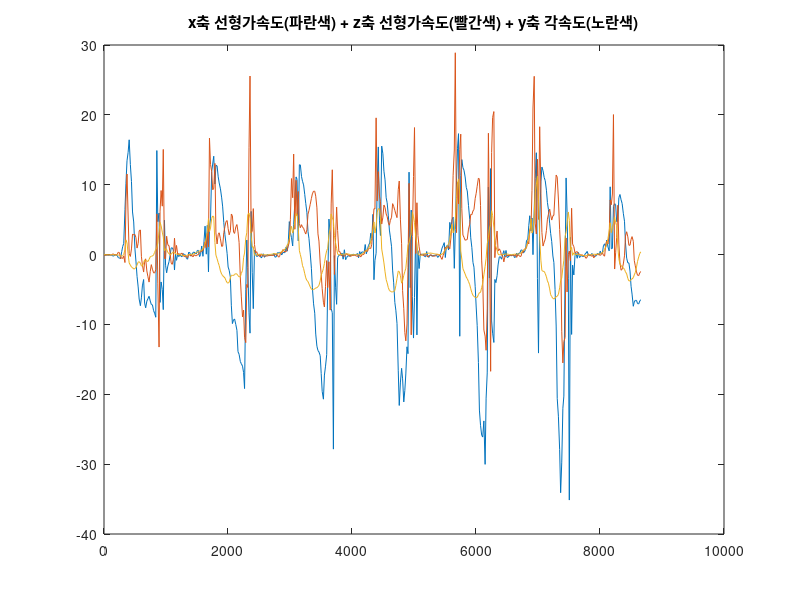

Recreate this plot in MATLAB.
fileID = fopen('imu_test1.txt','r');
n=490;%n=289;
Gyro=zeros(n,3);
Linear=zeros(n,3);
etc=zeros(n,5);
for i= 1:n
    formatSpec = 'Gyro:	x= %f |	y= %f |	z= %f\n';
    temp = fscanf(fileID,formatSpec);
    Gyro(i,1)=temp(1);
    Gyro(i,2)=temp(2);
    Gyro(i,3)=temp(3);
    formatSpec = 'Linear:	x= %f |	y= %f |	z= %f\n';
    temp = fscanf(fileID,formatSpec);
    Linear(i,1)=temp(1);
    Linear(i,2)=temp(2);
    Linear(i,3)=temp(3);
    formatSpec = 'time : %f Calibration: Sys=%f Gyro=%f Accel=%f Mag=%f\n';
    temp = fscanf(fileID,formatSpec);
    etc(i,1)=temp(1);
    etc(i,2)=temp(2);
    etc(i,3)=temp(3);
    etc(i,4)=temp(4);
    etc(i,5)=temp(5);
end

etc(:,1)=etc(:,1)-etc(1,1);
figure(5),plot(etc(:,1),[Linear(:,1),Linear(:,3),Gyro(:,2)] );
title('x축 선형가속도(파란색) + z축 선형가속도(빨간색) + y축 각속도(노란색)');


